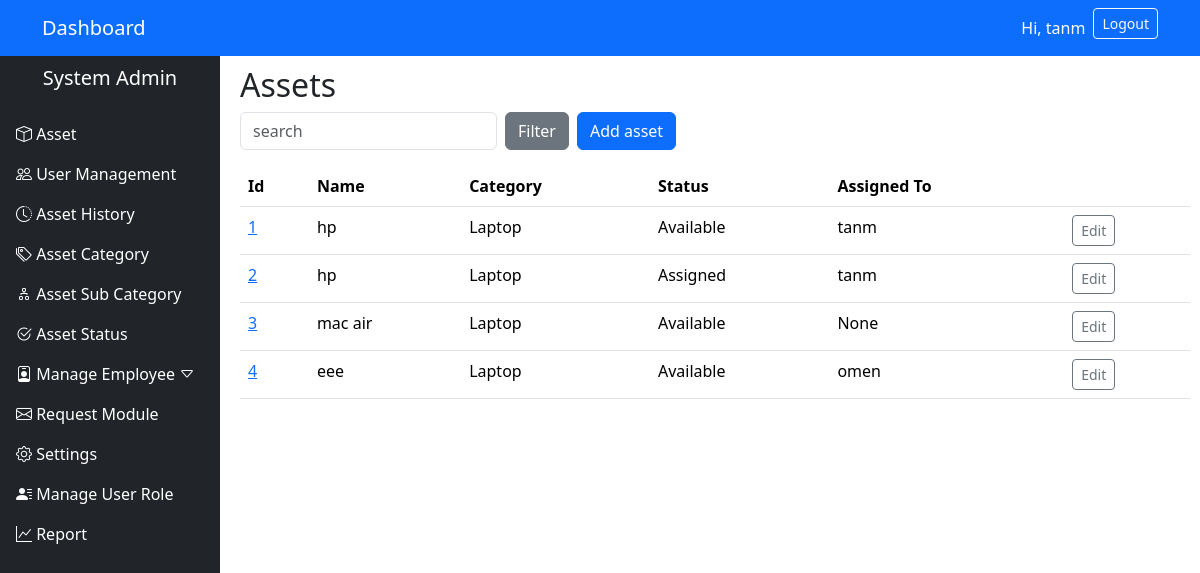
The app's page /assets/ (signed in) with its own data.
### asset1/models.py (models this page shows, shortened)
class Asset(models.Model):
    STATUS_AVAILABLE = "available"
    STATUS_ASSIGNED = "assigned"
    STATUS_MAINTENANCE = "maintenance"
    STATUS_LOST = "lost"
    STATUS_RETIRED = "retired"
    STATUS_CHOICES = [
        (STATUS_AVAILABLE, "Available"),
        (STATUS_ASSIGNED, "Assigned"),
        (STATUS_MAINTENANCE, "Maintenance"),
        (STATUS_LOST, "Lost"),
        (STATUS_RETIRED, "Retired"),
    ]
    uuid = models.UUIDField(default=uuid.uuid4, editable=False, unique=True)
    name = models.CharField(max_length=200)
    category = models.ForeignKey(Category, on_delete=models.PROTECT, related_name="assets")
    serial_number = models.CharField(max_length=200, blank=True, null=True, unique=True)
    description = models.TextField(blank=True)
    location = models.ForeignKey(Location, on_delete=models.SET_NULL, null=True, blank=True)
    status = models.CharField(max_length=32, choices=STATUS_CHOICES, default=STATUS_AVAILABLE)
    assigned_to = models.ForeignKey(settings.AUTH_USER_MODEL, null=True, blank=True,
                                    on_delete=models.SET_NULL, related_name="assigned_assets")
    acquired_date = models.DateField(null=True, blank=True)
    purchase_price = models.DecimalField(max_digits=12, decimal_places=2, null=True, blank=True)
    is_active = models.BooleanField(default=True)
    created_at = models.DateTimeField(auto_now_add=True)
    updated_at = models.DateTimeField(auto_now=True)

class Category(models.Model):
    name = models.CharField(max_length=120, unique=True)
    description = models.TextField(blank=True)
    def __str__(self):
        return f"{self.name}"

### asset1/views.py (the view)
# urls.py: path('assets/', views.asset_list, name='asset_list'),
@login_required
def asset_list(request):
    assets = Asset.objects.select_related("assigned_to", "category").all()
    find_asset = request.GET.get("find_asset")
    if find_asset:
        assets = assets.filter(name__icontains= find_asset)
    paginator = Paginator(assets, 10)
    page_number = request.GET.get("page")
    page_obj = paginator.get_page(page_number)
    context = {
        "object_list": page_obj,
        "is_paginated": page_obj.has_other_pages(),
        "page_obj": page_obj,
        "search_query": find_asset or "",
    }
    return render(request, "asset1/asset_list.html", context)

### asset1/templates/asset1/asset_list.html (shortened to what this page needs)
{% extends "asset1/sidebar.html" %}
{% block page_content %}
<h2>Assets</h2>
<form method="get" class="row g-2 mb-3">
  <div class="col-auto"><input class="form-control" name="q" placeholder="search" value="{{ request.GET.q }}"></div>
  <div class="col-auto"><button class="btn btn-secondary">Filter</button></div>
  <div class="col-auto"><a class="btn btn-primary" href="{% url 'asset1:asset-create' %}">Add asset</a></div>
</form>
<table class="table">
  <thead><tr><th>Id</th><th>Name</th><th>Category</th><th>Status</th><th>Assigned To</th><th></th></tr></thead>
  <tbody>
    {% for asset in object_list %}
      <tr>
        <td><a href="{% url 'asset1:asset-detail' %}">{{asset.id}}</a></td>
        <td>{{ asset.name }}</td>
        <td>{{ asset.category }}</td>
        <td>{{ asset.get_status_display }}</td>
        <td>{{ asset.assigned_to }}</td>
        <td><a class="btn btn-sm btn-outline-secondary" href="">Edit</a></td>
      </tr>
    {% empty %}
      <tr><td colspan="5">No assets found.</td></tr>
    {% endfor %}
  </tbody>
</table>
{% endblock %}

### asset1/templates/asset1/sidebar.html (shortened to what this page needs)
{% extends "asset1/base.html" %}
{% block navbar %}
<nav class="navbar navbar-dark bg-primary mb-3 ">
  <div class="container">
    <a class="navbar-brand text-white" href="{% url 'asset1:dashboard' %}">Dashboard</a>
    <ul class="navbar-nav ms-auto flex-row">
      <li class="nav-item me-2">
        <span class="nav-link text-white">Hi, {{ user.get_username }}</span>
      </li>
      <li class="nav-item">
        <form method="post" action="{% url 'asset1:logout' %}" style="display:inline;">
          <button type="submit" class="btn btn-outline-light btn-sm">Logout</button>
        </form>
      </li>
    </ul>
  </div>
</nav>
{% endblock %}
{% block content %}
<div class="d-flex" style="margin-top:-16px; padding:0;">
    <nav id="sidebar" class="bg-dark text-white " style="width:220px; min-height:100vh;top: 60px;left: 0; padding:10px 0; overflow-y:auto; z-index:1000;">
         <h5 class="text-center mb-4">System Admin</h5>
         <ul class="nav flex-column">
            <li class="nav-item"> <a class="nav-link text-white" href="{% url 'asset1:asset_list' %}"> <i class="bi bi-box"></i> Asset </a> </li>
            <li class="nav-item"> <a class="nav-link text-white" href="{% url 'asset1:employee_list'%}"><i class="bi bi-people"></i> User Management</a> </li>
            <li class="nav-item"> <a class="nav-link text-white" href="{% url 'asset1:asset_history' %}"><i class="bi bi-clock-history"></i> Asset History</a> </li>
            <li class="nav-item"> <a class="nav-link text-white" href="{% url 'asset1:asset_history' %}"><i class="bi bi-tags"></i> Asset Category</a> </li>
            <li class="nav-item"> <a class="nav-link text-white" href="{% url 'asset1:asset_history' %}"><i class="bi bi-diagram-2"></i> Asset Sub Category</a></li>
            <li class="nav-item"> <a class="nav-link text-white" href="{% url 'asset1:asset_history' %}"><i class="bi bi-check2-circle"></i> Asset Status</a> </li>
            <li class="nav-item"> <li class="nav-item"> <a href="" class="nav-link text-white" data-bs-toggle="collapse" data-bs-target="#employeeMenu" aria-expanded="false" aria-controls="employeeMenu"> <i class="bi bi-person-badge"></i> Manage Employee <i class="bi bi-caret-down ms-auto"></i></a>
            </li>
            <li class="nav-item"> <a class="nav-link text-white" href="{% url 'asset1:asset_request' %}"><i class="bi bi-envelope"></i> Request Module</a> </li>
            <li class="nav-item"> <a class="nav-link text-white" href="{% url 'asset1:asset_history' %}"><i class="bi bi-gear"></i> Settings</a> </li>
            <li class="nav-item"> <a class="nav-link text-white" href="{% url 'asset1:asset_history' %}"><i class="bi bi-person-lines-fill"></i> Manage User Role</a> </li>
            <li class="nav-item"> <a class="nav-link text-white" href="{% url 'asset1:asset_history' %}"><i class="bi bi-graph-up"></i> Report</a> </li> </ul> </nav>
  <main style="flex:1; margin-left:10px; padding:10px;">
    {% block page_content %}{% endblock %}
  </main>
</div>
{% endblock %}

### records on screen
Asset: id "1", name "hp", category "Laptop", status "Available", assigned_to "tanm"
Asset: id "2", name "hp", category "Laptop", status "Assigned", assigned_to "tanm"
Asset: id "3", name "mac air", category "Laptop", status "Available", assigned_to "None"
Asset: id "4", name "eee", category "Laptop", status "Available", assigned_to "omen"

### other values on screen
{{ user.get_username }} "tanm"
